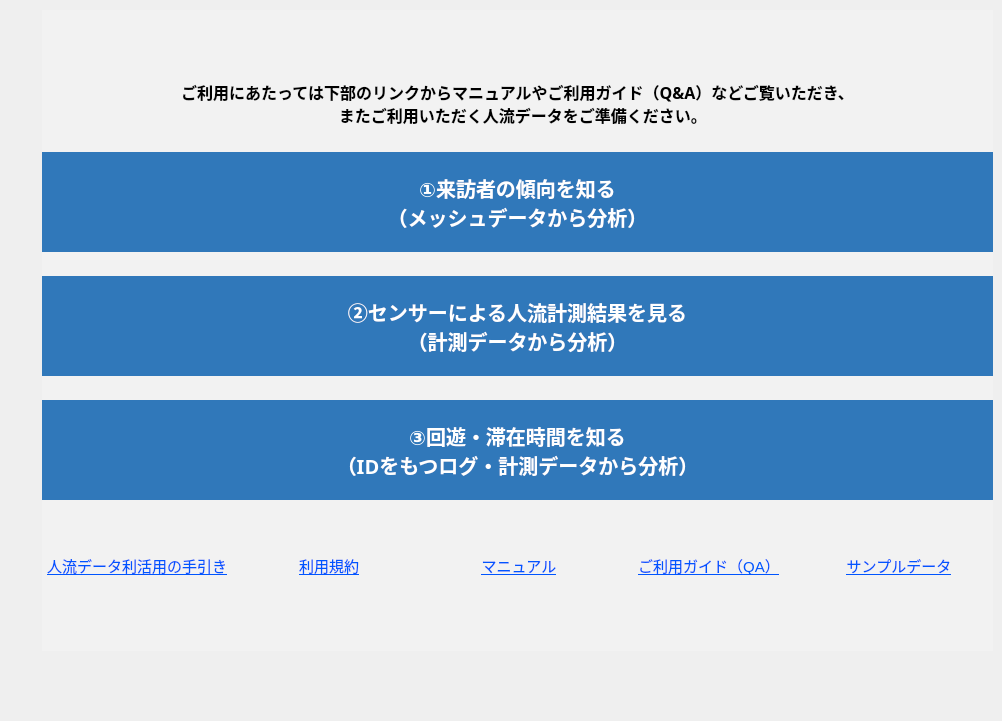
   <widget class="QWidget" name="tab">
    <attribute name="title">
     <string>Tab 1</string>
    </attribute>
    <widget class="QFrame" name="frame">
     <property name="geometry">
      <rect>
       <x>42</x>
       <y>10</y>
       <width>951</width>
       <height>641</height>
      </rect>
     </property>
     <property name="styleSheet">
      <string notr="true">background-color: rgb(242, 242, 242);</string>
     </property>
     <property name="frameShape">
      <enum>QFrame::NoFrame</enum>
     </property>
     <property name="frameShadow">
      <enum>QFrame::Plain</enum>
     </property>
     <property name="lineWidth">
      <number>0</number>
     </property>
     <widget class="QWidget" name="horizontalLayoutWidget">
      <property name="geometry">
       <rect>
        <x>0</x>
        <y>530</y>
        <width>951</width>
        <height>51</height>
       </rect>
      </property>
      <layout class="QHBoxLayout" name="horizontalLayout">
       <property name="leftMargin">
        <number>1</number>
       </property>
       <property name="topMargin">
        <number>1</number>
       </property>
       <property name="rightMargin">
        <number>2</number>
       </property>
       <property name="bottomMargin">
        <number>1</number>
       </property>
       <item>
        <widget class="QPushButton" name="lnk_tebiki">
         <property name="font">
          <font>
           <pointsize>11</pointsize>
           <underline>true</underline>
          </font>
         </property>
         <property name="cursor">
          <cursorShape>PointingHandCursor</cursorShape>
         </property>
         <property name="styleSheet">
          <string notr="true">color: rgb(0, 85, 255);</string>
         </property>
         <property name="text">
          <string>人流データ利活用の手引き</string>
         </property>
         <property name="flat">
          <bool>true</bool>
         </property>
        </widget>
       </item>
       <item>
        <widget class="QPushButton" name="lnk_riyo">
         <property name="font">
          <font>
           <pointsize>11</pointsize>
           <underline>true</underline>
          </font>
         </property>
         <property name="cursor">
          <cursorShape>PointingHandCursor</cursorShape>
         </property>
         <property name="styleSheet">
          <string notr="true">color: rgb(0, 85, 255);</string>
         </property>
         <property name="text">
          <string>利用規約</string>
         </property>
         <property name="flat">
          <bool>true</bool>
         </property>
        </widget>
       </item>
       <item>
        <widget class="QPushButton" name="lnk_use">
         <property name="font">
          <font>
           <pointsize>11</pointsize>
           <underline>true</underline>
          </font>
         </property>
         <property name="cursor">
          <cursorShape>PointingHandCursor</cursorShape>
         </property>
         <property name="styleSheet">
          <string notr="true">color: rgb(0, 85, 255);</string>
         </property>
         <property name="text">
          <string>マニュアル</string>
         </property>
         <property name="flat">
          <bool>true</bool>
         </property>
        </widget>
       </item>
       <item>
        <widget class="QPushButton" name="lnk_guide">
         <property name="font">
          <font>
           <pointsize>11</pointsize>
           <underline>true</underline>
          </font>
         </property>
         <property name="cursor">
          <cursorShape>PointingHandCursor</cursorShape>
         </property>
         <property name="styleSheet">
          <string notr="true">color: rgb(0, 85, 255);</string>
         </property>
         <property name="text">
          <string>ご利用ガイド（QA）</string>
         </property>
         <property name="flat">
          <bool>true</bool>
         </property>
        </widget>
       </item>
       <item>
        <widget class="QPushButton" name="lnk_sample">
         <property name="font">
          <font>
           <pointsize>11</pointsize>
           <underline>true</underline>
          </font>
         </property>
         <property name="cursor">
          <cursorShape>PointingHandCursor</cursorShape>
         </property>
         <property name="styleSheet">
          <string notr="true">color: rgb(0, 85, 255);</string>
         </property>
         <property name="text">
          <string>サンプルデータ</string>
         </property>
         <property name="flat">
          <bool>true</bool>
         </property>
        </widget>
       </item>
      </layout>
     </widget>
     <widget class="QWidget" name="layoutWidget">
      <property name="geometry">
       <rect>
        <x>0</x>
        <y>50</y>
        <width>1164</width>
        <height>461</height>
       </rect>
      </property>
      <layout class="QVBoxLayout" name="verticalLayout">
       <item>
        <widget class="QLabel" name="label_3">
         <property name="maximumSize">
          <size>
           <width>951</width>
           <height>50</height>
          </size>
         </property>
         <property name="font">
          <font>
           <family>游ゴシック</family>
           <pointsize>12</pointsize>
           <weight>75</weight>
           <bold>true</bold>
          </font>
         </property>
         <property name="text">
          <string>ご利用にあたっては下部のリンクからマニュアルやご利用ガイド（Q&amp;A）などご覧いただき、
   またご利用いただく人流データをご準備ください。</string>
         </property>
         <property name="alignment">
          <set>Qt::AlignCenter</set>
         </property>
        </widget>
       </item>
       <item>
        <widget class="QPushButton" name="btn_001">
         <property name="minimumSize">
          <size>
           <width>0</width>
           <height>100</height>
          </size>
         </property>
         <property name="maximumSize">
          <size>
           <width>951</width>
           <height>16777215</height>
          </size>
         </property>
         <property name="font">
          <font>
           <family>游ゴシック</family>
           <pointsize>15</pointsize>
           <weight>75</weight>
           <bold>true</bold>
          </font>
         </property>
         <property name="autoFillBackground">
          <bool>false</bool>
         </property>
         <property name="styleSheet">
          <string notr="true">background-color: rgb(48,120,186);
color: rgb(255, 255, 255);
border: none;</string>
         </property>
         <property name="text">
          <string>①来訪者の傾向を知る
（メッシュデータから分析）</string>
         </property>
         <property name="autoDefault">
          <bool>true</bool>
         </property>
         <property name="default">
          <bool>false</bool>
         </property>
         <property name="flat">
          <bool>false</bool>
         </property>
        </widget>
       </item>
       <item>
        <widget class="QPushButton" name="btn_002">
         <property name="minimumSize">
          <size>
           <width>0</width>
           <height>100</height>
          </size>
         </property>
         <property name="maximumSize">
          <size>
           <width>951</width>
           <height>16777215</height>
          </size>
         </property>
         <property name="font">
          <font>
           <family>游ゴシック</family>
           <pointsize>15</pointsize>
           <weight>75</weight>
           <bold>true</bold>
          </font>
         </property>
         <property name="autoFillBackground">
          <bool>false</bool>
         </property>
         <property name="styleSheet">
          <string notr="true">background-color: rgb(48,120,186);
color: rgb(255, 255, 255);
border: none;</string>
         </property>
         <property name="text">
          <string>②センサーによる人流計測結果を見る
（計測データから分析）</string>
         </property>
        </widget>
       </item>
       <item>
        <widget class="QPushButton" name="btn_003">
         <property name="minimumSize">
          <size>
           <width>0</width>
           <height>100</height>
          </size>
         </property>
         <property name="maximumSize">
          <size>
           <width>951</width>
           <height>16777215</height>
          </size>
         </property>
         <property name="font">
          <font>
           <family>游ゴシック</family>
           <pointsize>15</pointsize>
           <weight>75</weight>
           <bold>true</bold>
          </font>
         </property>
         <property name="autoFillBackground">
          <bool>false</bool>
         </property>
         <property name="styleSheet">
          <string notr="true">background-color: rgb(48,120,186);
color: rgb(255, 255, 255);
border: none;</string>
         </property>
         <property name="text">
          <string>③回遊・滞在時間を知る
（IDをもつログ・計測データから分析）</string>
         </property>
        </widget>
       </item>
      </layout>
     </widget>
    </widget>
    <widget class="QLabel" name="label_7">
     <property name="geometry">
      <rect>
       <x>120</x>
       <y>700</y>
       <width>50</width>
       <height>12</height>
      </rect>
     </property>
     <property name="text">
      <string/>
     </property>
    </widget>
   </widget>
